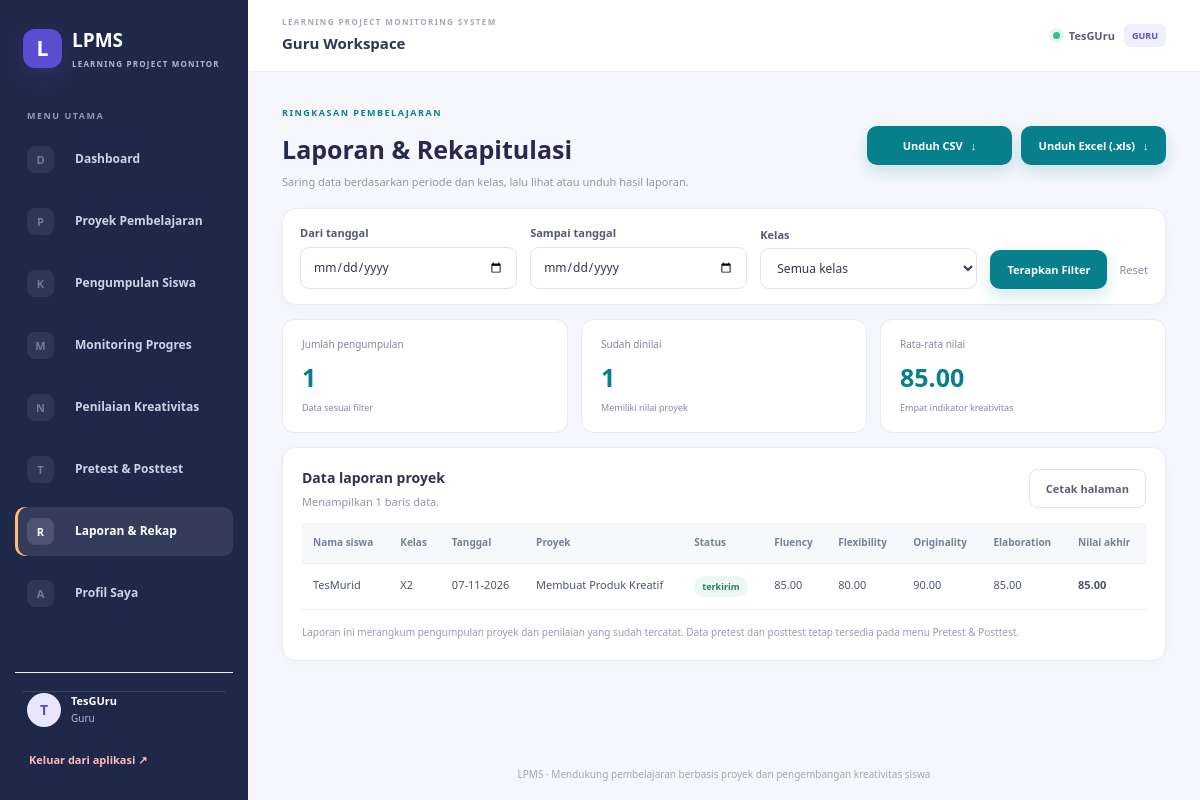
The app's page /index.php?page=reports (signed in) with its own data.
### tables this page shows
CREATE TABLE `unggah_proyek` (
  `id` int NOT NULL,
  `proyek_id` int NOT NULL,
  `siswa_id` int NOT NULL,
  `nama_file` varchar(255) NOT NULL,
  `file_asli` varchar(255) NOT NULL,
  `catatan` text,
  `status` enum('terkirim','direvisi','diterima') DEFAULT 'terkirim',
  `uploaded_at` timestamp NULL DEFAULT CURRENT_TIMESTAMP
);

CREATE TABLE `penilaian` (
  `id` int NOT NULL,
  `unggah_id` int NOT NULL,
  `guru_id` int NOT NULL,
  `fluency` decimal(5,2) NOT NULL DEFAULT '0.00',
  `flexibility` decimal(5,2) NOT NULL DEFAULT '0.00',
  `originality` decimal(5,2) NOT NULL DEFAULT '0.00',
  `elaboration` decimal(5,2) NOT NULL DEFAULT '0.00',
  `umpan_balik` text,
  `nilai_akhir` decimal(5,2) NOT NULL DEFAULT '0.00',
  `created_at` timestamp NULL DEFAULT CURRENT_TIMESTAMP ON UPDATE CURRENT_TIMESTAMP
);

CREATE TABLE `user` (
  `id` int NOT NULL,
  `nama` varchar(120) NOT NULL,
  `username` varchar(60) NOT NULL,
  `password` varchar(255) NOT NULL,
  `role` enum('admin','guru','siswa') NOT NULL,
  `nis_nip` varchar(40) DEFAULT NULL,
  `kelas` varchar(80) DEFAULT NULL,
  `jurusan` varchar(80) DEFAULT NULL,
  `created_at` timestamp NULL DEFAULT CURRENT_TIMESTAMP
);

CREATE TABLE `proyek` (
  `id` int NOT NULL,
  `guru_id` int NOT NULL,
  `judul` varchar(180) NOT NULL,
  `deskripsi` text NOT NULL,
  `instruksi` text,
  `tanggal_mulai` date DEFAULT NULL,
  `tenggat` date DEFAULT NULL,
  `status` enum('draft','aktif','selesai') DEFAULT 'aktif',
  `created_at` timestamp NULL DEFAULT CURRENT_TIMESTAMP
);

### index.php (called while the page is built, shortened)
<?php
require_once __DIR__ . '/app/helpers.php';
$page = (string)($_GET['page'] ?? (isset($_SESSION['user_id']) ? 'dashboard' : 'home'));
$file = __DIR__ . '/app/pages/' . $page . '.php';
require __DIR__ . '/app/layout/header.php';
require $file;
require __DIR__ . '/app/layout/footer.php';

### app/helpers.php (called while the page is built, shortened)
<?php
function e($value): string
{
    return htmlspecialchars((string)$value, ENT_QUOTES, 'UTF-8');
}
function current_user(): array
{
    return $_SESSION['user'] ?? [];
}
function role(): string
{
    return current_user()['role'] ?? '';
}

### app/pages/reports.php (the view, shortened to what this page needs)
<?php
$uid = (int)current_user()['id'];
$r = role();
$from = trim((string)($_GET['from'] ?? ''));
$to = trim((string)($_GET['to'] ?? ''));
$kelas = trim((string)($_GET['kelas'] ?? ''));
$where = [];
$params = [];
if ($r === 'guru') {
  $where[] = 'p.guru_id=?';
  $params[] = $uid;
}
$sql = "SELECT u.id AS unggah_id,u.uploaded_at,u.status AS status_pengumpulan,u.file_asli,
 p.judul,p.tenggat,s.nama AS siswa,s.kelas,
 n.fluency,n.flexibility,n.originality,n.elaboration,n.nilai_akhir,n.umpan_balik
 FROM unggah_proyek u JOIN proyek p ON p.id=u.proyek_id
 JOIN `user` s ON s.id=u.siswa_id
 LEFT JOIN penilaian n ON n.unggah_id=u.id";
if ($where) $sql .= " WHERE " . implode(' AND ', $where);
$sql .= " ORDER BY u.uploaded_at DESC";
$stmt = $pdo->prepare($sql);
$stmt->execute($params);
$rows = $stmt->fetchAll();
$classRows = [];
if ($r !== 'siswa') {
  $classRows = $pdo->query("SELECT DISTINCT kelas FROM `user` WHERE role='siswa' AND kelas IS NOT NULL AND kelas<>'' ORDER BY kelas")->fetchAll(PDO::FETCH_COLUMN);
}
$avgValues = array_filter(array_map(fn($x) => $x['nilai_akhir'] === null ? null : (float)$x['nilai_akhir'], $rows), fn($v) => $v !== null);
$average = count($avgValues) ? array_sum($avgValues) / count($avgValues) : null;
$queryBase = ['page' => 'reports'];
$csvUrl = 'index.php?' . http_build_query($queryBase + ['export' => 'csv']);
$excelUrl = 'index.php?' . http_build_query($queryBase + ['export' => 'excel']);
?>
<div class="report-heading">
  <div><span class="eyebrow">RINGKASAN PEMBELAJARAN</span>
    <h1>Laporan &amp; Rekapitulasi</h1>
    <p class="muted">Saring data berdasarkan periode dan kelas, lalu lihat atau unduh hasil laporan.</p>
  </div>
  <div class="report-downloads"><a class="primary-button report-download" href="<?= e($csvUrl) ?>">Unduh CSV <span>↓</span></a>
    <a class="primary-button report-download" href="<?= e($excelUrl) ?>">Unduh Excel (.xls) <span>↓</span></a>
  </div>
</div>
<form class="report-filter panel" method="get">
  <div class="filter-field"><label for="from">Dari tanggal</label><input type="date" id="from" name="from" value="<?= e($from) ?>"></div>
  <div class="filter-field"><label for="to">Sampai tanggal</label><input type="date" id="to" name="to" value="<?= e($to) ?>"></div>
  <?php if ($r !== 'siswa'): ?><div class="filter-field"><label for="kelas">Kelas</label><select id="kelas" name="kelas">
        <option value="">Semua kelas</option><?php foreach ($classRows as $c): ?><option value="<?= e($c) ?>" <?= $kelas === $c ? 'selected' : '' ?>><?= e($c) ?></option><?php endforeach; ?>
      </select></div><?php endif; ?>
  <div class="filter-actions"><button class="primary-button" type="submit">Terapkan Filter</button><a class="reset-filter" href="index.php?page=reports">Reset</a></div>
</form>
<div class="report-summary">
  <article class="report-stat"><span>Jumlah pengumpulan</span><b><?= count($rows) ?></b><small>Data sesuai filter</small></article>
  <article class="report-stat"><span>Sudah dinilai</span><b><?= count($avgValues) ?></b><small>Memiliki nilai proyek</small></article>
  <article class="report-stat"><span>Rata-rata nilai</span><b><?= $average === null ? '—' : number_format($average, 2) ?></b><small>Empat indikator kreativitas</small></article>
</div>
<div class="panel report-table-panel">
  <div class="table-title">
    <div>
      <h3>Data laporan proyek</h3>
      <p class="muted">Menampilkan <?= count($rows) ?> baris data.</p>
    </div><button type="button" class="outline-button" onclick="window.print()">Cetak halaman</button>
  </div>
  <div class="table-wrap">
    <table>
      <thead>
        <tr><?php if ($r !== 'siswa'): ?><th>Nama siswa</th>
            <th>Kelas</th><?php endif; ?><th>Tanggal</th>
          <th>Proyek</th>
          <th>Status</th>
          <th>Fluency</th>
          <th>Flexibility</th>
          <th>Originality</th>
          <th>Elaboration</th>
          <th>Nilai akhir</th>
        </tr>
      </thead>
      <tbody>
        <?php foreach ($rows as $x): ?><tr><?php if ($r !== 'siswa'): ?><td><?= e($x['siswa']) ?></td>
              <td><?= e($x['kelas']) ?></td><?php endif; ?><td><?= e(date('d-m-Y', strtotime($x['uploaded_at']))) ?></td>
            <td><?= e($x['judul']) ?></td>
            <td><span class="status-pill"><?= e($x['status_pengumpulan']) ?></span></td>
            <td><?= $x['fluency'] === null ? '—' : e($x['fluency']) ?></td>
            <td><?= $x['flexibility'] === null ? '—' : e($x['flexibility']) ?></td>
            <td><?= $x['originality'] === null ? '—' : e($x['originality']) ?></td>
            <td><?= $x['elaboration'] === null ? '—' : e($x['elaboration']) ?></td>
            <td><b><?= $x['nilai_akhir'] === null ? 'Belum dinilai' : e($x['nilai_akhir']) ?></b></td>
          </tr><?php endforeach; ?>
      </tbody>
    </table>
  </div>
  <p class="report-footnote">Laporan ini merangkum pengumpulan proyek dan penilaian yang sudah tercatat. Data pretest dan posttest tetap tersedia pada menu Pretest &amp; Posttest.</p>
</div>

### app/layout/header.php (shortened to what this page needs)
<?php $u = current_user();
$r = role();
$menus = [['dashboard', 'Dashboard', 'D', ['admin', 'guru', 'siswa']], ['users', 'Manajemen Pengguna', 'U', ['admin']], ['projects', 'Proyek Pembelajaran', 'P', ['admin', 'guru', 'siswa']], ['submissions', $r === 'siswa' ? 'Pengumpulan Saya' : 'Pengumpulan Siswa', 'K', ['admin', 'guru', 'siswa']], ['monitoring', 'Monitoring Progres', 'M', ['admin', 'guru']], ['assessment', 'Penilaian Kreativitas', 'N', ['admin', 'guru']], ['tests', 'Pretest & Posttest', 'T', ['admin', 'guru', 'siswa']], ['reports', 'Laporan & Rekap', 'R', ['admin', 'guru', 'siswa']], ['profile', 'Profil Saya', 'A', ['admin', 'guru', 'siswa']]]; ?>
<!doctype html>
<html lang="id">
<head>
    <link rel="stylesheet" href="<?= e(BASE_URL) ?>/assets/style.css?v=redesign2">
</head>
<body class="app-body role-<?= e($r) ?>">
    <div class="app-shell">
        <aside class="app-sidebar"><a class="sidebar-brand" href="index.php"><span class="brand-mark">L</span><span>LPMS<small>LEARNING PROJECT MONITOR</small></span></a>
            <div class="sidebar-caption">MENU UTAMA</div>
            <nav class="side-nav"><?php foreach ($menus as [$key, $label, $icon, $roles]): if (!in_array($r, $roles, true)) continue; ?><a class="<?= ($page === $key ? 'active' : '') ?>" href="index.php?page=<?= $key ?>"><span class="nav-icon"><?= $icon ?></span><?= e($label) ?></a><?php endforeach; ?></nav>
            <div class="sidebar-bottom">
                <div class="sidebar-user"><span class="avatar"><?= e(strtoupper(substr($u['nama'] ?? 'U', 0, 1))) ?></span><span><b><?= e($u['nama'] ?? 'Pengguna') ?></b><small><?= e(ucfirst($r)) ?></small></span></div><a class="logout-link" href="index.php?page=logout">Keluar dari aplikasi ↗</a>
            </div>
        </aside>
        <main class="app-main">
            <header class="app-topbar">
                <div><small>LEARNING PROJECT MONITORING SYSTEM</small><b><?= e(ucfirst($r)) ?> Workspace</b></div>
                <div class="top-user"><i></i><?= e($u['nama'] ?? '') ?> <span><?= e(strtoupper($r)) ?></span></div>
            </header>
            <section class="page-content"><?php show_flash(); ?>

### app/layout/footer.php (shortened to what this page needs)
</section>
<footer class="app-footer">LPMS · Mendukung pembelajaran berbasis proyek dan pengembangan kreativitas siswa</footer>
</main>
</div>
</body>
</html>

### records on screen
unggah_proyek: penilaian.nilai_akhir "1", penilaian.nilai_akhir "85.00", siswa.nama "TesMurid", siswa.kelas "X2", uploaded_at "07-11-2026", proyek.judul "Membuat Produk Kreatif", status "terkirim", penilaian.fluency "85.00", penilaian.flexibility "80.00", penilaian.originality "90.00", penilaian.elaboration "85.00"

### other values on screen
$icon "D"
$label "Dashboard"
$icon "P"
$label "Proyek Pembelajaran"
$icon "K"
$label "Pengumpulan Siswa"
$icon "M"
$label "Monitoring Progres"
$icon "N"
$label "Penilaian Kreativitas"
$icon "T"
$label "Pretest & Posttest"
$icon "R"
$label "Laporan & Rekap"
$icon "A"
